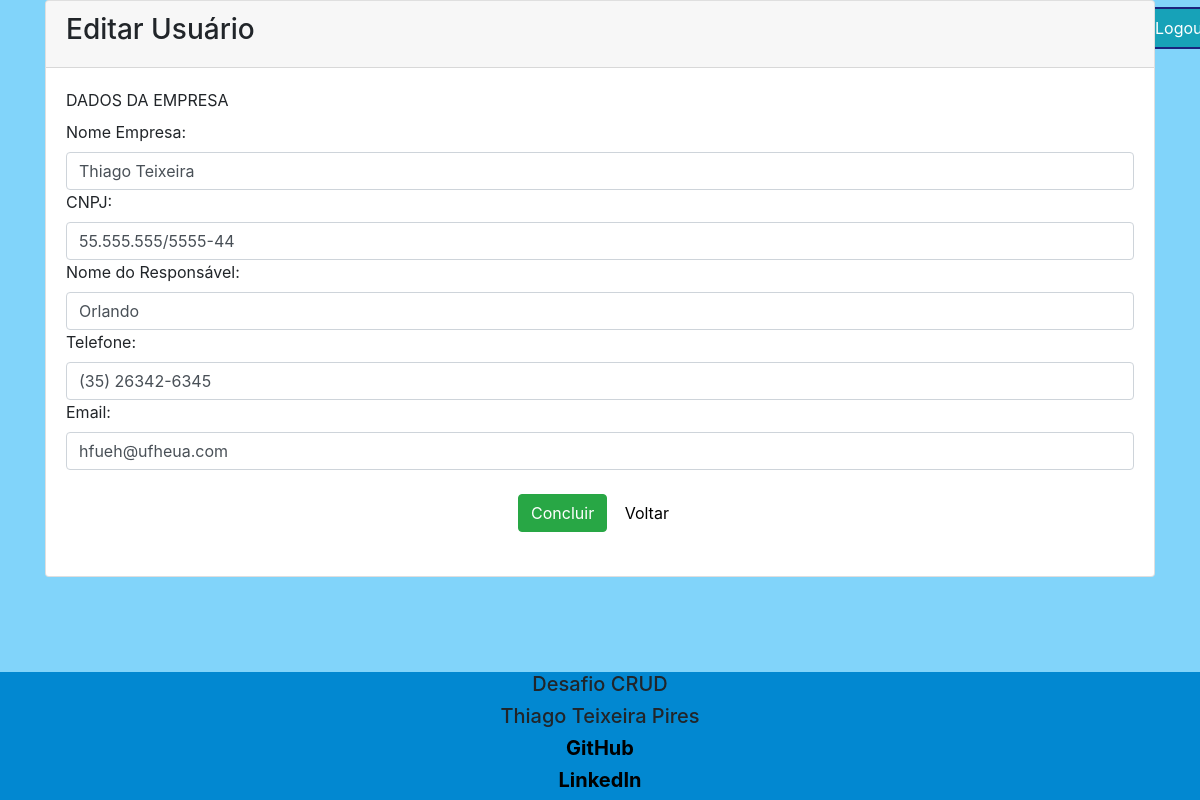
Page /edit.php?id=2 (signed in) on the committed database.
### tables this page shows
CREATE TABLE `clientes` (
  `id` int(11) NOT NULL,
  `nome_empresa` varchar(255) NOT NULL,
  `email` varchar(200) NOT NULL,
  `telefone` varchar(20) NOT NULL,
  `nome_responsavel` varchar(255) NOT NULL,
  `id_principal` int NOT NULL,
  `cnpj` varchar(20) NOT NULL
);

### edit.php (the view, shortened to what this page needs)
<?php
    require_once('config.php');
$id = $_GET['id'];
$result = mysqli_query($connect, "SELECT * FROM clientes WHERE id=$id");
while($row = mysqli_fetch_array($result))
{
	 	$nome_empresa = $row['nome_empresa'];
        $nome_responsavel = $row['nome_responsavel'];
        $telefone = $row['telefone'];
        $cnpj = $row['cnpj'];
        $email = $row['email'];
}
?>
<!DOCTYPE html>
<html lang="pt-br">
<head>
  <link rel="stylesheet" href="css/bootstrap.min.css">
</head>
<body onload="goFocus('nome')">
<?php require_once("nav.php") ?>
    <div class="container">
        <div clas="span10 offset1">
          <div class="card">
            <div class="card-header">
                <h3 class="well"> Editar Usuário </h3>
            </div>
            <div class="card-body">
            <form class="form-horizontal" action="edit_cliente.php?id=<?php echo $id?>" method="post">
            <label for="">DADOS DA EMPRESA<br></label>
                <div class="control-group">
                    <label class="control-label">Nome Empresa:</label>
                    <div class="controls">
                        <input size="50" class="form-control" name="nome_empresa" id="nome" onkeypress='return filtroTeclasLetras(event)' type="text" placeholder="Nome" required="" value="<?php echo !empty($nome_empresa)?$nome_empresa: '';?>">
                    </div>
                </div>
                <div class="control-group">
                  <label class="control-label">CNPJ:</label>
                  <div class="controls">
                      <input size="40" class="form-control" id="cnpj" name="cnpj" type="text" placeholder="CNPJ" required="" value="<?php echo !empty($cnpj)?$cnpj: '';?>">
                  </div>
              </div>
                <div class="control-group">
                    <label class="control-label">Nome do Responsável:</label>
                    <div class="controls">
                        <input size="40" class="form-control" name="nome_responsavel" type="text" placeholder="Nome do Responsável" required="" value="<?php echo !empty($nome_responsavel)?$nome_responsavel: '';?>">
                    </div>
                </div>
                <div class="control-group">
                    <label class="control-label">Telefone:</label>
                    <div class="controls">
                        <input size="40" class="salario form-control" id="telefone" name="telefone" type="text" placeholder="Telefone" onkeypress='return filtroTeclas(event)' required="" value="<?php echo !empty($telefone)?$telefone: '';?>">
                    </div>
                </div>
                  <div class="control-group">
                    <label class="control-label">Email:</label>
                    <div class="controls">
                        <input size="40" class="form-control" name="email" type="email" placeholder="E-mail" required="" value="<?php echo !empty($email)?$email: '';?>">
                    </div>
                </div>
                <div class="form-actions" align="center">
                    <br/>
                    <button type="submit" class="btn btn-success">Concluir</button>
                    <a href="home.php" type="btn" class="btn btn-default">Voltar</a>
                    <br>
                    <br/>
                </div>
            </form>
          </div>
        </div>
        </div>
    </div>
<?php require_once("footer.php") ?>
</body>
</html>

### edit.php (style rules this page uses)
body { margin:0; padding:0; background-color:#81D4FA; }
a { color: black; }

### rows in the picture
clientes: nome_empresa "Thiago Teixeira", cnpj "55.555.555/5555-44", nome_responsavel "Orlando", telefone "(35) 26342-6345", email "hfueh@ufheua.com"
